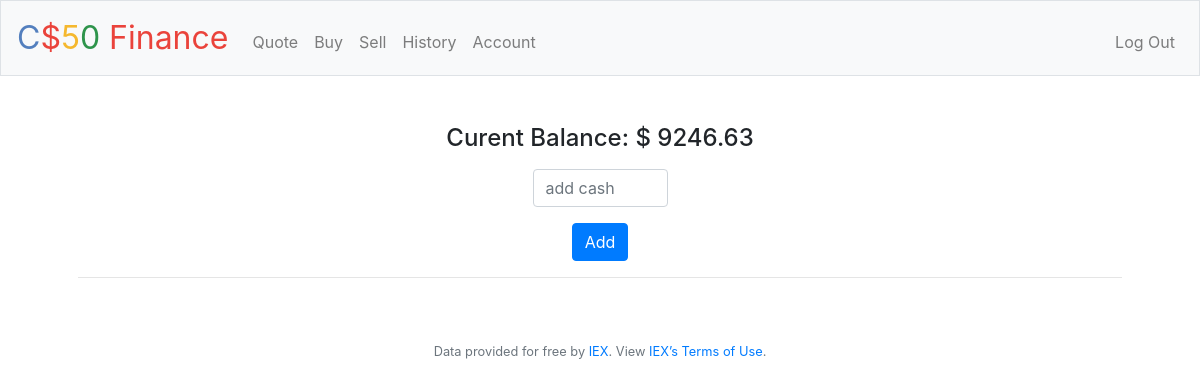
Before: /account (signed in) with the older database file.
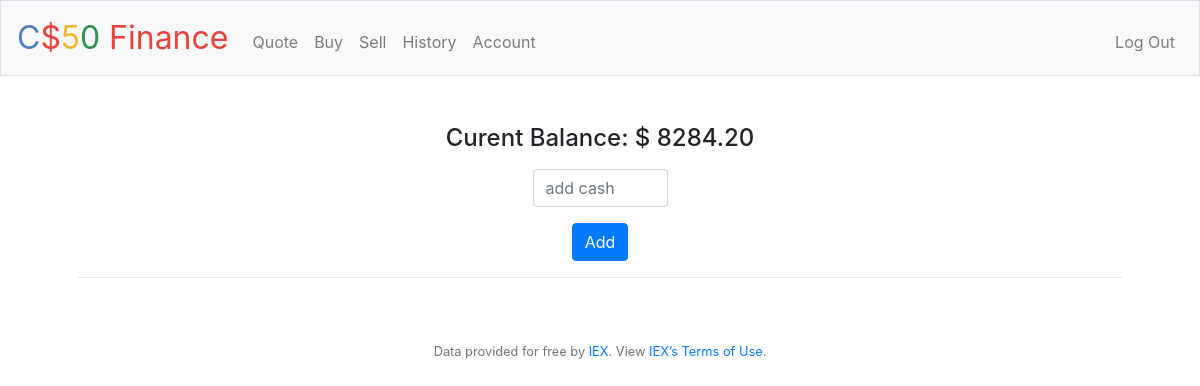
After: the same page with the newer database file.
### tables this page shows
CREATE TABLE users (id INTEGER, username TEXT NOT NULL, hash TEXT NOT NULL, cash NUMERIC NOT NULL DEFAULT 10000.00, PRIMARY KEY(id));

### application.py (the view, shortened to what this page needs)
@app.route("/account", methods=["GET", "POST"])
@login_required
def account():
    cash = db.execute("SELECT cash FROM users WHERE id=?", session.get("user_id"))
    return render_template("account.html", cash=cash[0]["cash"])

### application.py (called while the page is built)
@app.after_request
def after_request(response):
    response.headers["Cache-Control"] = "no-cache, no-store, must-revalidate"
    response.headers["Expires"] = 0
    response.headers["Pragma"] = "no-cache"
    return response

### helpers.py (called while the page is built)
def login_required(f):
    @wraps(f)
    def decorated_function(*args, **kwargs):
        if session.get("user_id") is None:
            return redirect("/login")
        return f(*args, **kwargs)
    return decorated_function

### templates/account.html (shortened to what this page needs)
{% extends "layout.html" %}
{% block main %}
    <form action="/account" method="post">
        <div class="form-group">
            <h4>Curent Balance: $ {{ "%.2f" |format(cash) }}</h4>
        </div>
        <div class="form-group">
            <input id="add-number" autocomplete="off" class="form-control"
                   name="cash" placeholder="add cash" type="number" min="1000" max="10000">
        </div>
        <button id="cash-button" class="btn btn-primary" type="submit">Add</button>
    </form>
    <hr>
{% endblock %}>

### templates/layout.html (shortened to what this page needs)
<!DOCTYPE html>
<html lang="en">
    <head>
        <link rel="stylesheet" href="https://cdn.jsdelivr.net/npm/bootstrap@4.5.3/dist/css/bootstrap.min.css">
        <link href="/static/styles.css" rel="stylesheet">
    </head>
    <body>
        <nav class="navbar navbar-expand-md navbar-light bg-light border">
            <a class="navbar-brand" href="/"><span class="blue">C</span><span class="red">$</span><span class="yellow">5</span><span class="green">0</span> <span class="red">Finance</span></a>
            <div class="collapse navbar-collapse" id="navbar">
                {% if session.user_id %}
                    <ul class="navbar-nav mr-auto mt-2">
                        <li class="nav-item"><a class="nav-link" href="/quote">Quote</a></li>
                        <li class="nav-item"><a class="nav-link" href="/buy">Buy</a></li>
                        <li class="nav-item"><a class="nav-link" href="/sell">Sell</a></li>
                        <li class="nav-item"><a class="nav-link" href="/history">History</a></li>
                        <li class="nav-item"><a class="nav-link" href="/account">Account</a></li>
                    </ul>
                    <ul class="navbar-nav ml-auto mt-2">
                        <li class="nav-item"><a class="nav-link" href="/logout">Log Out</a></li>
                    </ul>
                {% else %}
                    <ul class="navbar-nav ml-auto mt-2">
                        <li class="nav-item"><a class="nav-link" href="/register">Register</a></li>
                        <li class="nav-item"><a class="nav-link" href="/login">Log In</a></li>
                    </ul>
                {% endif %}
            </div>
        </nav>
        <main class="container p-5">
            {% block main %}{% endblock %}
        </main>
        <footer class="small text-center text-muted">
            Data provided for free by <a href="https://iextrading.com/developer">IEX</a>. View <a href="https://iextrading.com/api-exhibit-a/">IEX’s Terms of Use</a>.
        </footer>
    </body>
</html>

### static/styles.css (style rules this page uses)
nav .navbar-brand { font-size: xx-large; }
nav .navbar-brand .blue { color: #537fbe; }
nav .navbar-brand .red { color: #ea433b; }
nav .navbar-brand .yellow { color: #f5b82e; }
nav .navbar-brand .green { color: #2e944b; }
main .form-control { display: inline-block; width: auto; }
main { overflow-x: auto; text-align: center; }

Changed rows visible on the page:
changed users: cash "9246.63" → "8284.20"
